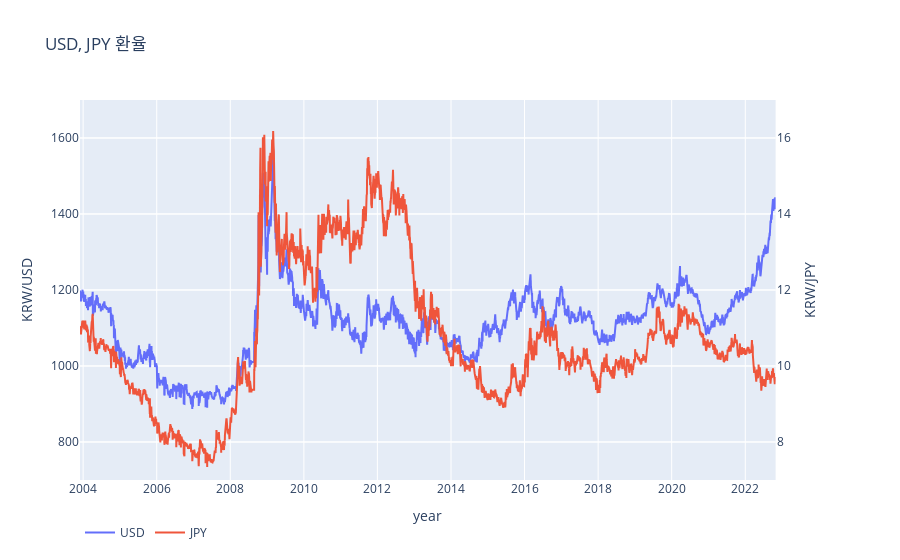

Write notebook code for a chart like this one.
### Markdown cell above
## 분석
- 위 그래프의 스케일에서 보면 2008년까지 USD와 JPY의 환율 곡선은 거의 겹쳐있다. 
- USD와 JPY 모두 2008년 12월 ~ 2009년 3월 사이에 정점을 찍었다. 
- 그 후 2016년까지 두 곡선은 벌어져있다.
- 2016년 부터 2021년 사이에 두 곳선은 다시 겹쳐진다.
- 2021년 부터 현재까지 다시 벌어진다.

### Code cell
fig = make_subplots(specs=[[{'secondary_y': True}]])
fig.add_trace(go.Scatter(x=df_fx['Date'], y=df_fx['Adj Close_USD'],  name='USD'), secondary_y=False)
fig.add_trace(go.Scatter(x=df_fx['Date'], y=df_fx['Adj Close_JPY'], name='JPY'), secondary_y=True)
fig.update_layout(
    title='USD, JPY 환율',
    xaxis_title='year',
    legend=dict(
        orientation='h',
    ),
)
fig.update_yaxes(
    range=[700, 1700],
    title_text='KRW/USD',
    secondary_y=False
)
fig.update_yaxes(
    range=[7, 17],
    title_text='KRW/JPY',
    secondary_y=True
)
fig.show()

### Figure 1 — Plotly figure (JSON) as saved in the notebook; plotly's stock layout.template omitted (floating-point values rounded to 4 significant figures; data arrays with more than 128 entries replaced by an {"elided": "..."} marker saying what was removed)
{"data": [{"name": "USD", "type": "scatter", "x": {"elided": "4937 str values"}, "xaxis": "x", "y": {"elided": "4937 float values"}, "yaxis": "y"}, {"name": "JPY", "type": "scatter", "x": {"elided": "4937 str values"}, "xaxis": "x", "y": {"elided": "4937 float values"}, "yaxis": "y2"}], "layout": {"legend": {"orientation": "h"}, "title": {"text": "USD, JPY 환율"}, "xaxis": {"anchor": "y", "domain": [0, 0.94], "title": {"text": "year"}}, "yaxis": {"anchor": "x", "domain": [0, 1], "range": [700, 1700], "title": {"text": "KRW/USD"}}, "yaxis2": {"anchor": "x", "overlaying": "y", "range": [7, 17], "side": "right", "title": {"text": "KRW/JPY"}}}}
